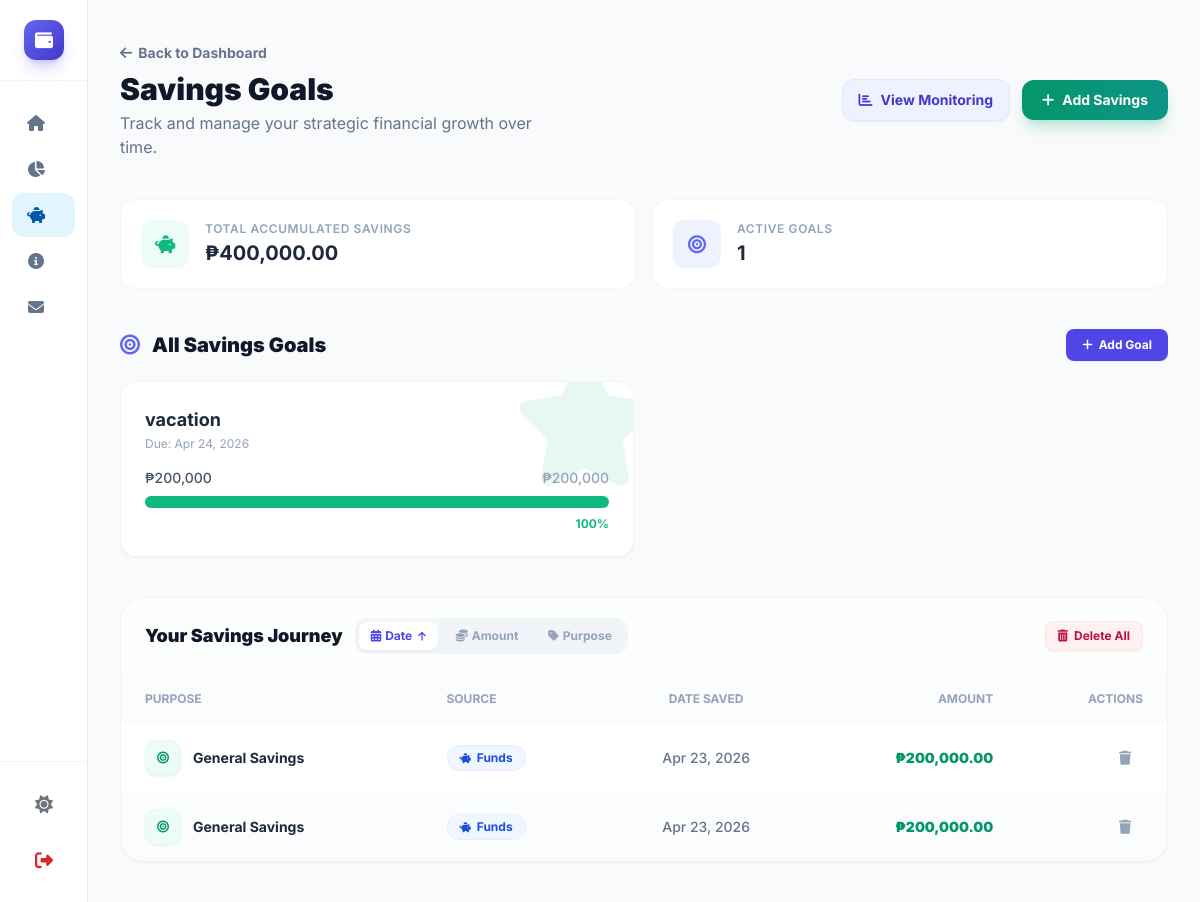
Page /savings/ (signed in) on the committed database.
### budgetapp/models.py (models this page shows, shortened)
class SavingsGoal(models.Model):
    user          = models.ForeignKey(User, on_delete=models.CASCADE)
    name          = models.CharField(max_length=200)
    target_amount = models.DecimalField(max_digits=12, decimal_places=2,
                                        validators=[MinValueValidator(Decimal('0.01'))])
    deadline      = models.DateField(null=True, blank=True)

class Saving(models.Model):
    SOURCE_CHOICES = [
        ('funds',   'Funds'),
        ('balance', 'Balance'),
    ]
    user    = models.ForeignKey(User, on_delete=models.CASCADE)
    goal    = models.ForeignKey(SavingsGoal, on_delete=models.SET_NULL, null=True, blank=True)
    source  = models.CharField(max_length=20, choices=SOURCE_CHOICES, default='balance')
    purpose = models.CharField(max_length=200, default='General Savings')
    amount  = models.DecimalField(max_digits=12, decimal_places=2,
                                  validators=[MinValueValidator(Decimal('0.01'))])
    date    = models.DateField(default=datetime.date.today)

### budgetapp/views.py (the view)
# urls.py: path('savings/', views.savings_list, name='savings_list'),
@login_required
def savings_list(request):
    sort_by  = request.GET.get('sort', 'date')
    sort_dir = request.GET.get('dir', 'asc')   # asc = oldest first (lowest date)
    valid_sorts = {'date': 'date', 'amount': 'amount', 'purpose': 'purpose'}
    sort_field  = valid_sorts.get(sort_by, 'date')
    order_expr  = sort_field if sort_dir == 'asc' else f'-{sort_field}'
    savings       = Saving.objects.filter(user=request.user).select_related('goal').order_by(order_expr)
    total_savings = _agg(savings)
    goals         = SavingsGoal.objects.filter(user=request.user)
    goal_progress = []
    for g in goals:
        saved  = _agg(Saving.objects.filter(user=request.user, goal=g))
        target = g.target_amount
        if target > 0:
            pct    = min((float(saved) / float(target)) * 100, 100)
            status = 'completed' if pct >= 100 else 'in_progress'
            goal_progress.append({
                'pk':       g.pk,
                'name':     g.name,
                'saved':    float(saved),
                'target':   float(target),
                'percent':  pct,
                'status':   status,
                'deadline': g.deadline,
            })
    return render(request, 'budgetapp/savings_list.html',
                  {'savings': savings, 'total_savings': total_savings,
                   'goal_progress': goal_progress,
                   'sort_by': sort_by, 'sort_dir': sort_dir})

### budgetapp/views.py (called while the page is built)
def _agg(qs, field='amount'):
    return qs.aggregate(total=Sum(field))['total'] or 0

### budgetapp/templates/budgetapp/savings_list.html (shortened to what this page needs)
{% extends 'base.html' %}
{% load humanize %}
{% block content %}
<div class="flex flex-col sm:flex-row sm:items-center justify-between gap-6 mb-10">
    <div>
        <a href="{% url 'dashboard' %}" class="inline-flex items-center text-sm font-bold text-slate-500 hover:text-indigo-600 dark:text-gray-400 dark:hover:text-indigo-400 transition-colors mb-2 group">
            <i class="fas fa-arrow-left mr-1.5 transform group-hover:-translate-x-1 transition-transform"></i> Back to Dashboard
        </a>
        <h2 class="text-3xl font-black text-slate-900 dark:text-white">Savings Goals</h2>
        <p class="text-slate-500 dark:text-gray-400 mt-1 max-w-md">Track and manage your strategic financial growth over time.</p>
    </div>
    <div class="flex flex-wrap items-center gap-3">
        <a href="{% url 'savings_monitoring' %}" class="inline-flex items-center px-4 py-2.5 text-sm font-bold text-indigo-700 bg-indigo-50 border border-indigo-100 rounded-xl hover:bg-indigo-100 dark:bg-dark-surface dark:text-gray-200 dark:border-dark-border dark:hover:bg-gray-800 transition-all shadow-sm active:scale-95">
            <i class="fas fa-chart-bar mr-2"></i> View Monitoring
        </a>
        <a href="{% url 'saving_create' %}" class="inline-flex items-center px-5 py-2.5 text-sm font-bold text-white bg-gradient-to-r from-emerald-600 to-teal-600 rounded-xl hover:from-emerald-700 hover:to-teal-700 transition-all shadow-lg shadow-emerald-500/25 active:scale-95">
            <i class="fas fa-plus mr-2"></i> Add Savings
        </a>
    </div>
</div>
<div class="grid grid-cols-1 sm:grid-cols-2 gap-4 mb-10">
    <div class="bg-white dark:bg-dark-surface rounded-2xl border border-slate-100 dark:border-dark-border p-5 flex items-center gap-4">
        <div class="w-12 h-12 rounded-xl bg-emerald-50 dark:bg-green-500/10 flex items-center justify-center flex-shrink-0">
            <i class="fas fa-piggy-bank text-emerald-500 text-lg"></i>
        </div>
        <div>
            <p class="text-xs font-semibold text-slate-400 uppercase tracking-wider">Total Accumulated Savings</p>
            <p class="text-xl font-bold text-slate-800 dark:text-white mt-0.5">₱{{ total_savings|floatformat:2|intcomma }}</p>
        </div>
    </div>
    <div class="bg-white dark:bg-dark-surface rounded-2xl border border-slate-100 dark:border-dark-border p-5 flex items-center gap-4">
        <div class="w-12 h-12 rounded-xl bg-indigo-50 dark:bg-primary-500/10 flex items-center justify-center flex-shrink-0">
            <i class="fas fa-bullseye text-indigo-500 text-lg"></i>
        </div>
        <div>
            <p class="text-xs font-semibold text-slate-400 uppercase tracking-wider">Active Goals</p>
            <p class="text-xl font-bold text-slate-800 dark:text-white mt-0.5">{{ goal_progress|length|default:"0" }}</p>
        </div>
    </div>
</div>
<div class="mb-10">
    <div class="flex items-center justify-between mb-5">
        <h3 class="text-xl font-black text-slate-900 dark:text-white"><i class="fas fa-bullseye text-indigo-500 mr-2"></i> All Savings Goals</h3>
        <a href="{% url 'savings_goal_create' %}" class="inline-flex items-center px-4 py-2 text-xs font-bold text-white bg-indigo-600 rounded-lg hover:bg-indigo-700 transition-all shadow-sm">
            <i class="fas fa-plus mr-1.5"></i> Add Goal
        </a>
    </div>
    {% if goal_progress %}
    <div class="grid grid-cols-1 md:grid-cols-2 xl:grid-cols-3 gap-5">
        {% for gp in goal_progress %}
        <div class="bg-white dark:bg-dark-surface rounded-2xl p-6 shadow-sm border border-slate-100 dark:border-dark-border hover:border-indigo-200 transition-all duration-300 hover:shadow-lg hover:-translate-y-1 group relative overflow-hidden">
            <div class="flex justify-between items-start mb-4 relative z-10">
                <div>
                    <h4 class="font-bold text-slate-800 dark:text-white text-lg">{{ gp.name }}</h4>
                    <p class="text-xs text-slate-400 mt-0.5">{% if gp.deadline %}Due: {{ gp.deadline|date:"M d, Y" }}{% else %}No deadline set{% endif %}</p>
                </div>
            </div>
            <div class="relative z-10">
                <div class="flex justify-between text-sm font-medium mb-2">
                    <span class="text-slate-600 dark:text-gray-300">₱{{ gp.saved|floatformat:0|intcomma }}</span>
                    <span class="text-slate-400">₱{{ gp.target|floatformat:0|intcomma }}</span>
                </div>
                <div class="w-full bg-slate-100 dark:bg-gray-700 rounded-full h-3">
                    <div class="h-3 rounded-full transition-all duration-1000 ease-out list-savings-bar {% if gp.status == 'completed' %}bg-emerald-500{% else %}bg-indigo-500{% endif %}" style="width: 0%" data-width="{{ gp.percent }}%"></div>
                </div>
                <p class="text-xs font-bold text-right mt-2 {% if gp.status == 'completed' %}text-emerald-500{% else %}text-indigo-500{% endif %}">{{ gp.percent|floatformat:0 }}%</p>
            </div>
            {% if gp.status == 'completed' %}
            <div class="absolute -right-6 -top-6 text-emerald-500/10">
                <i class="fas fa-star text-9xl"></i>
            </div>
            {% endif %}
        </div>
        {% endfor %}
    </div>
    {% endif %}
</div>
<div class="bg-white dark:bg-dark-surface rounded-3xl shadow-sm border border-slate-100 dark:border-dark-border overflow-hidden">
    <div class="px-6 py-5 border-b border-slate-50 dark:border-dark-border flex flex-wrap gap-3 justify-between items-center bg-slate-50/30 dark:bg-gray-800/20">
        <div class="flex items-center gap-3 flex-wrap">
            <h3 class="text-lg font-black text-slate-900 dark:text-white">Your Savings Journey</h3>
            <div class="flex items-center gap-1.5 bg-slate-100 dark:bg-gray-800 p-1 rounded-xl">
                {% with next_dir_date=sort_dir|yesno:'desc,asc' %}
                <a href="?sort=date&dir={% if sort_by == 'date' %}{{ next_dir_date }}{% else %}asc{% endif %}"
                   class="flex items-center gap-1 px-3 py-1.5 text-xs font-bold rounded-lg transition-all
                          {% if sort_by == 'date' %}bg-white dark:bg-gray-700 text-indigo-600 dark:text-indigo-400 shadow-sm{% else %}text-slate-400 hover:text-slate-600 dark:hover:text-gray-300{% endif %}">
                    <i class="fas fa-calendar-alt"></i> Date
                    {% if sort_by == 'date' %}
                        <i class="fas fa-arrow-{% if sort_dir == 'asc' %}up{% else %}down{% endif %} text-[10px] ml-0.5"></i>
                    {% endif %}
                </a>
                {% endwith %}
                {% with next_dir_amt=sort_dir|yesno:'desc,asc' %}
                <a href="?sort=amount&dir={% if sort_by == 'amount' %}{{ next_dir_amt }}{% else %}asc{% endif %}"
                   class="flex items-center gap-1 px-3 py-1.5 text-xs font-bold rounded-lg transition-all
                          {% if sort_by == 'amount' %}bg-white dark:bg-gray-700 text-indigo-600 dark:text-indigo-400 shadow-sm{% else %}text-slate-400 hover:text-slate-600 dark:hover:text-gray-300{% endif %}">
                    <i class="fas fa-coins"></i> Amount
                </a>
                {% endwith %}
                {% with next_dir_pur=sort_dir|yesno:'desc,asc' %}
                <a href="?sort=purpose&dir={% if sort_by == 'purpose' %}{{ next_dir_pur }}{% else %}asc{% endif %}"
                   class="flex items-center gap-1 px-3 py-1.5 text-xs font-bold rounded-lg transition-all
                          {% if sort_by == 'purpose' %}bg-white dark:bg-gray-700 text-indigo-600 dark:text-indigo-400 shadow-sm{% else %}text-slate-400 hover:text-slate-600 dark:hover:text-gray-300{% endif %}">
                    <i class="fas fa-tag"></i> Purpose
                </a>
                {% endwith %}
            </div>
        </div>
        {% if savings %}
        <a href="{% url 'saving_delete_all' %}" class="inline-flex items-center px-3 py-1.5 text-xs font-bold text-rose-700 bg-rose-50 border border-rose-100 rounded-lg hover:bg-rose-100 transition-all shadow-sm active:scale-95">
            <i class="fas fa-trash-alt mr-1.5"></i> Delete All
        </a>
        {% endif %}
    </div>
    <div class="overflow-x-auto" style="--scroll-shadow: inset -8px 0 12px -8px rgba(0,0,0,.06);">
        <table class="w-full text-sm text-left text-slate-500 dark:text-gray-400 min-w-[540px]">
            <thead class="text-xs text-slate-400 uppercase bg-slate-50/50 dark:bg-gray-800/80 dark:text-gray-400 border-b border-slate-50 dark:border-dark-border">
                <tr>
                    <th scope="col" class="px-6 py-4 font-bold">Purpose</th>
                    <th scope="col" class="px-6 py-4 font-bold">Source</th>
                    <th scope="col" class="px-6 py-4 font-bold text-center">Date Saved</th>
                    <th scope="col" class="px-6 py-4 font-bold text-right">Amount</th>
                    <th scope="col" class="px-6 py-4 font-bold text-right">Actions</th>
                </tr>
            </thead>
            <tbody id="savings-tbody">
                {% for saving in savings %}
                <tr class="bg-white odd:bg-white even:bg-slate-50/50 dark:bg-dark-surface hover:bg-emerald-50/30 dark:hover:bg-gray-800/50 transition-all duration-200 border-b border-slate-50 dark:border-dark-border last:border-0 group/row">
                    <td class="px-6 py-4 font-bold text-slate-800 dark:text-white">
                        <div class="flex items-center gap-3">
                            <div class="w-9 h-9 rounded-xl bg-emerald-50 text-emerald-600 dark:bg-green-500/10 dark:text-green-400 flex items-center justify-center text-xs flex-shrink-0 transition-transform group-hover/row:scale-110 shadow-sm border border-emerald-100/50">
                                <i class="fas fa-bullseye"></i>
                            </div>
                            <span>{{ saving.purpose }}</span>
                        </div>
                    </td>
                    <td class="px-6 py-4">
                        {% if saving.source == 'funds' %}
                        <span class="inline-flex items-center gap-1.5 px-3 py-1 text-xs font-bold rounded-full bg-blue-50 text-blue-700 dark:bg-blue-500/10 dark:text-blue-400 border border-blue-100/50">
                            <i class="fas fa-piggy-bank text-[10px]"></i> Funds
                        </span>
                        {% else %}
                        <span class="inline-flex items-center gap-1.5 px-3 py-1 text-xs font-bold rounded-full bg-purple-50 text-purple-700 dark:bg-purple-500/10 dark:text-purple-400 border border-purple-100/50">
                            <i class="fas fa-wallet text-[10px]"></i> Balance
                        </span>
                        {% endif %}
                    </td>
                    <td class="px-6 py-4 text-center text-slate-500 dark:text-gray-400 font-medium">{{ saving.date|date:"M d, Y" }}</td>
                    <td class="px-6 py-4 font-black text-emerald-600 dark:text-emerald-400 text-right">₱{{ saving.amount|floatformat:2|intcomma }}</td>
                    <td class="px-6 py-4 text-right">
                        <div class="flex justify-end gap-2">
                            <a href="{% url 'saving_delete' saving.pk %}" class="w-9 h-9 flex items-center justify-center text-slate-400 hover:text-rose-600 hover:bg-rose-50 dark:hover:bg-red-500/10 rounded-xl transition-all border border-transparent hover:border-rose-100 hover:shadow-sm" title="Delete">
                                <i class="fas fa-trash text-sm"></i>
                            </a>
                        </div>
                    </td>
                </tr>
                {% endfor %}
            </tbody>
        </table>
    </div>
</div>
{% endblock %}

### templates/base.html (style rules this page uses)
:root { --hue: 243; --primary: oklch(52% 0.22 var(--hue)); --primary-dim: oklch(45% 0.18 var(--hue)); --primary-soft:oklch(96% 0.03 var(--hue)); --green: oklch(58% 0.18 150); --red: oklch(56% 0.22 25); --surface: oklch(99.5% 0.004 var(--hue)); --surface-2: oklch(97.5% 0.005 var(--hue)); --border: oklch(91% 0.01 var(--hue)); --text-1: oklch(18% 0.015 var(--hue)); --text-2: oklch(50% 0.01 var(--hue)); --text-muted: oklch(55% 0.01 var(--hue)); --radius: 1rem; --shadow-sm: 0 1px 3px rgba(0,0,0,.06), 0 1px 2px rgba(0,0,0,.04); --shadow-md: 0 4px 16px rgba(0,0,0,.08); --shadow-lg: 0 8px 32px rgba(0,0,0,.12); --ease-out: cubic-bezier(0.23, 1, 0.32, 1); --dur-fast: 140ms; --dur-base: 220ms; }
tbody tr { animation: fadeInRow 0.35s ease both; }
tbody tr:nth-child(1) { animation-delay: 0ms; }
tbody tr:nth-child(2) { animation-delay: 40ms; }

### rows in the picture
SavingsGoal: name "vacation", deadline "Apr 24, 2026"
Saving: purpose "General Savings", source "funds" (drawn), date "Apr 23, 2026", amount "200,000.00"
Saving: purpose "General Savings", source "funds" (drawn), date "Apr 23, 2026", amount "200,000.00"

### other values in the picture
{{ total_savings|floatformat:2|intcomma }} "400,000.00"
{{ goal_progress|length|default:"0" }} "1"
{{ gp.saved|floatformat:0|intcomma }} "200,000"
{{ gp.target|floatformat:0|intcomma }} "200,000"
{{ gp.percent|floatformat:0 }} "100"
